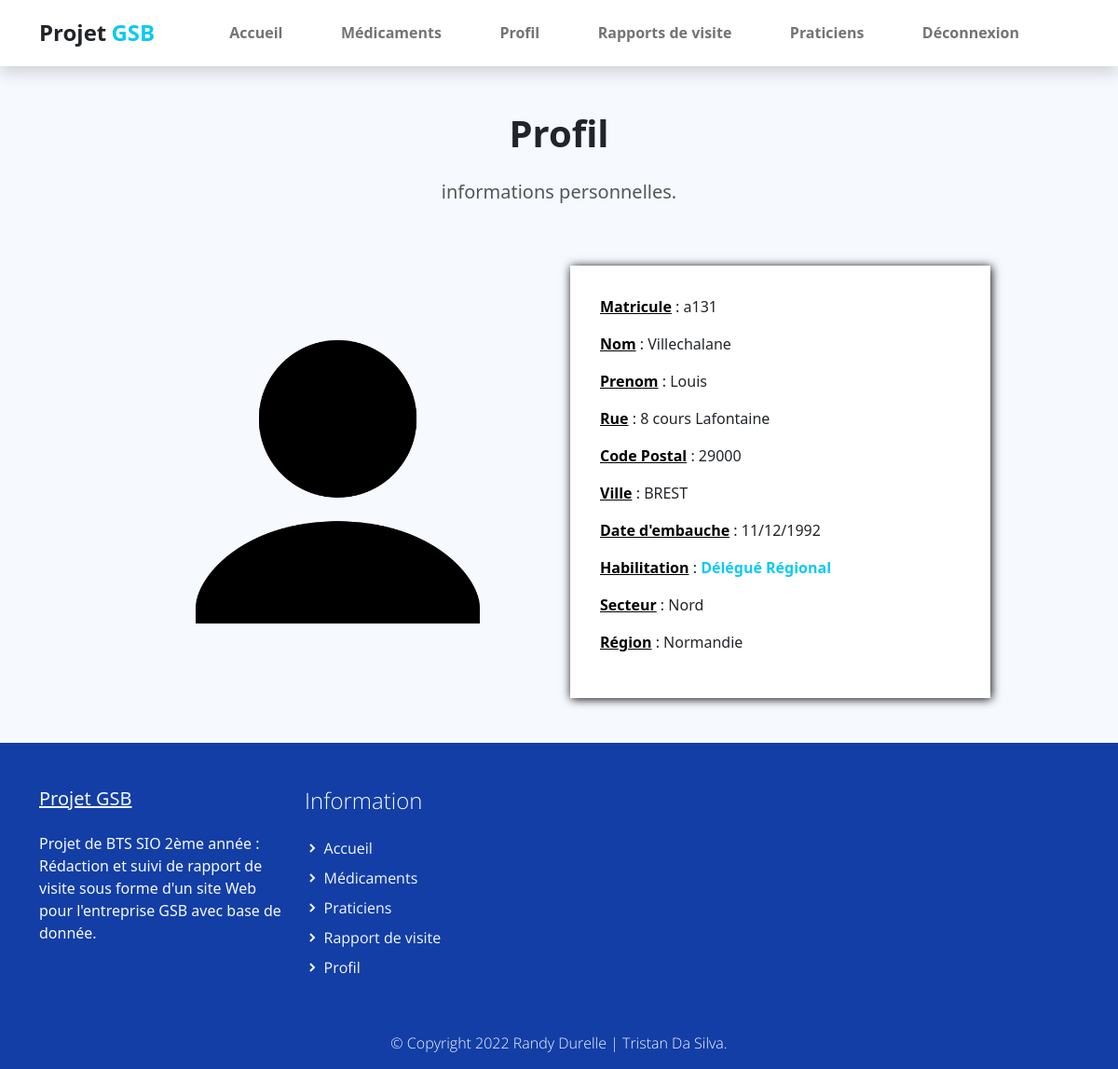
Before: /index.php?uc=connexion&action=profil (signed in) with the older database file.
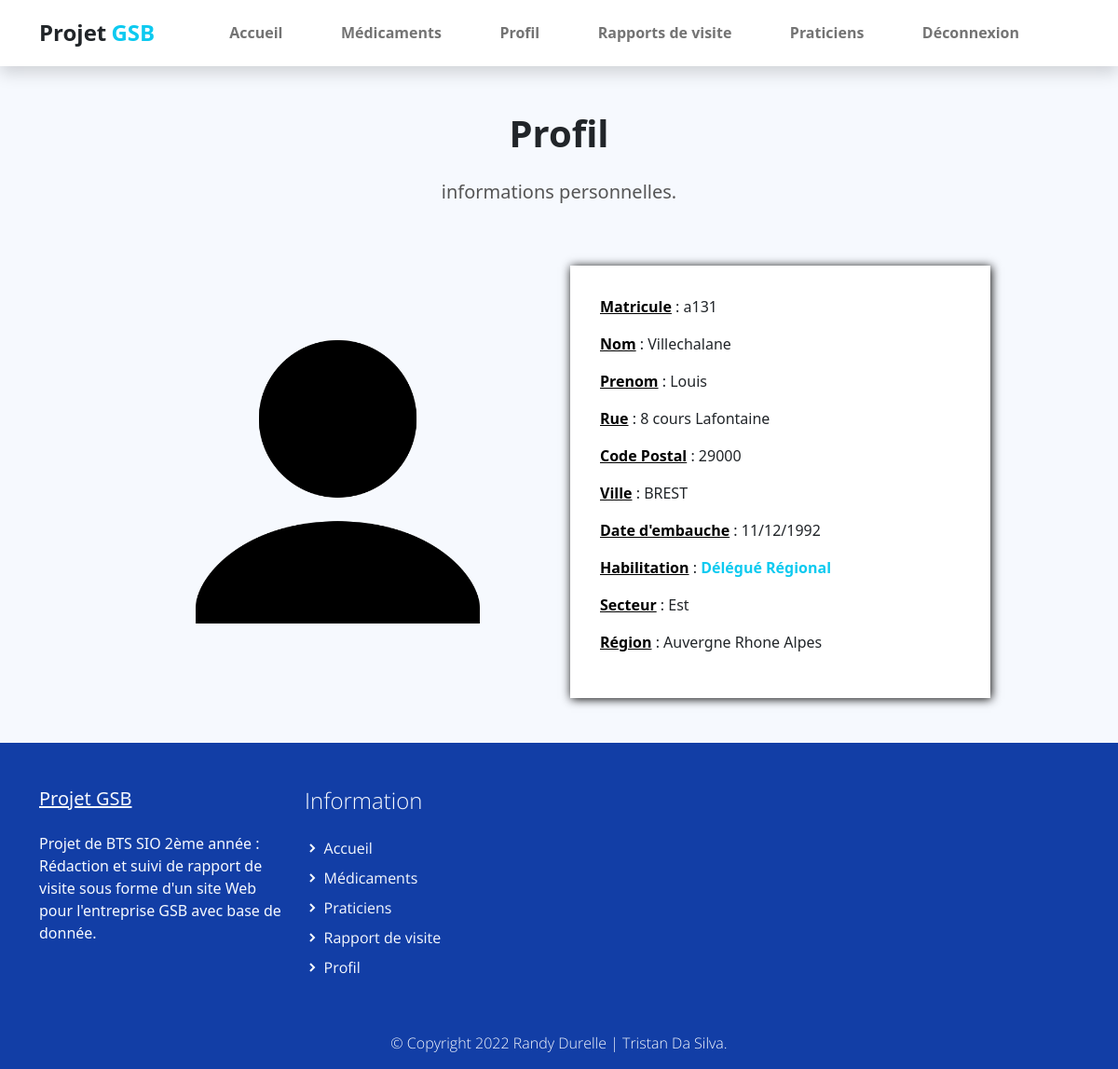
After: the same page with the newer database file.
### tables this page shows
CREATE TABLE IF NOT EXISTS `collaborateur` (
  `COL_MATRICULE` varchar(10) NOT NULL,
  `COL_NOM` varchar(25) DEFAULT NULL,
  `COL_PRENOM` varchar(50) DEFAULT NULL,
  `COL_ADRESSE` varchar(50) DEFAULT NULL,
  `COL_CP` varchar(5) DEFAULT NULL,
  `COL_VILLE` varchar(30) DEFAULT NULL,
  `COL_DATEEMBAUCHE` datetime DEFAULT NULL,
  `HAB_ID` int(11) DEFAULT NULL,
  `SEC_CODE` varchar(1) DEFAULT NULL,
  `REG_CODE` varchar(2) DEFAULT NULL,
  PRIMARY KEY (`COL_MATRICULE`),
  KEY `collaborateur_habilitation0_FK` (`HAB_ID`),
  KEY `collaborateur_secteur0_FK` (`SEC_CODE`),
  KEY `collaborateur_region1_FK` (`REG_CODE`)
);

CREATE TABLE IF NOT EXISTS `secteur` (
  `SEC_CODE` varchar(1) NOT NULL,
  `SEC_LIBELLE` varchar(15) DEFAULT NULL,
  PRIMARY KEY (`SEC_CODE`)
);

CREATE TABLE IF NOT EXISTS `region` (
  `REG_CODE` varchar(2) NOT NULL,
  `REG_NOM` varchar(50) DEFAULT NULL,
  `SEC_CODE` varchar(1) NOT NULL,
  PRIMARY KEY (`REG_CODE`),
  KEY `region_secteur0_FK` (`SEC_CODE`)
);

CREATE TABLE IF NOT EXISTS `habilitation` (
  `HAB_ID` int(11) NOT NULL,
  `HAB_LIB` varchar(30) NOT NULL,
  PRIMARY KEY (`HAB_ID`)
);

### modele/connexion.modele.inc.php (called while the page is built, shortened)
<?php
function getAllInformationCompte($matricule)
{
    try {
        $monPdo = connexionPDO();
        $req = 'SELECT c.`COL_MATRICULE` as `matricule`,c.`COL_NOM` as `nom`,`COL_PRENOM` as `prenom`,c.`COL_ADRESSE` as `adresse`,c.`COL_CP` as `cp`,c.`COL_VILLE` as `ville`, concat(DAY(COL_DATEEMBAUCHE),\'/\',MONTH(`COL_DATEEMBAUCHE`),\'/\',YEAR(`COL_DATEEMBAUCHE`)) as `date_embauche`, h.HAB_LIB as `habilitation` ,s.SEC_LIBELLE as `secteur`, r.REG_NOM as `region`, h.HAB_ID as `libeleID` FROM collaborateur c LEFT JOIN habilitation h ON h.HAB_ID=c.HAB_ID LEFT JOIN region r ON r.REG_CODE=c.REG_CODE LEFT JOIN secteur s ON s.`SEC_CODE`=r.`SEC_CODE` WHERE c.COL_MATRICULE="' . $matricule . '"';
        $res = $monPdo->query($req);
        $result = $res->fetch();
        return $result;
    } catch (PDOException $e) {
        print "Erreur !: " . $e->getMessage();
        die();
    }
}

### vues/v_profil.php (the view)
<section class="bg-light">
    <div class="container">
        <div class="structure-hero pt-lg-5 pt-4">
            <h1 class="titre text-center">Profil</h1>
            <p class="text text-center">
                <?php echo (isset($infoNonPersonnelle) && $infoNonPersonnelle)? "informations du collaborateur : " . $info[1] . " " . $info[2] : "informations personnelles."; ?>
            </p>
        </div>
        <div class="row align-items-center justify-content-center">
            <div class="test col-12 col-sm-8 col-lg-6 col-xl-5 col-xxl-4 py-lg-5">
                <img class="img-fluid w-75" src="assets/img/profil.png">
            </div>
            <div class="test col-12 col-sm-8 col-lg-6 col-xl-5 col-xxl-4 py-lg-5 py-3">
                <div class="formulaire">
                    <p><span class="carac">Matricule</span> : <?php echo htmlspecialchars($info[0]) ?></p>
                    <p><span class="carac">Nom</span> : <?php echo htmlspecialchars($info[1]) ?></p>
                    <p><span class="carac">Prenom</span> : <?php echo htmlspecialchars($info[2]) ?></p>
                    <p><span class="carac">Rue</span> : <?php echo htmlspecialchars($info[3]) ?></p>
                    <p><span class="carac">Code Postal</span> : <?php echo htmlspecialchars($info[4]) ?></p>
                    <p><span class="carac">Ville</span> : <?php echo htmlspecialchars($info[5]) ?></p>
                    <p><span class="carac">Date d'embauche</span> : <?php echo htmlspecialchars($info[6]) ?></p>
                    <p><span class="carac">Habilitation</span> : <span style="color:#0DCAF0;font-weight: 700;"> <?php echo htmlspecialchars($info[7]) ?></span></p>
                    <p><span class="carac">Secteur</span> : <?php echo htmlspecialchars($info[8]) ?></p>
                    <p><span class="carac">Région</span> : <?php echo htmlspecialchars($info[9]) ?></p>
                </div>
            </div>
        </div>
</section>

Changed rows visible on the page:
changed collaborateur "Villechalane": secteur.SEC_LIBELLE "Nord" → "Est"; REG_CODE.REG_NOM "Normandie" → "Auvergne Rhone Alpes"
